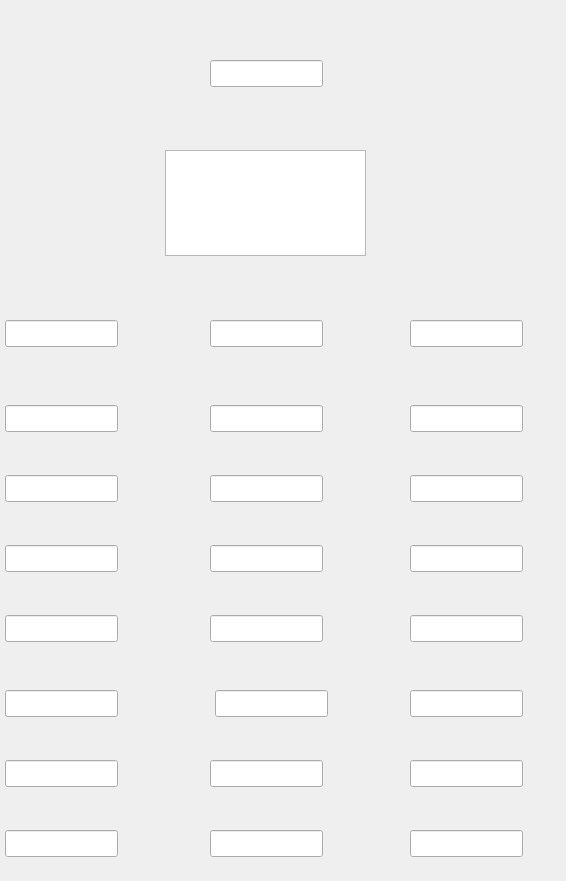
           <widget class="QWidget" name="inceptionPhaseWidget" native="true">
            <property name="geometry">
             <rect>
              <x>2090</x>
              <y>470</y>
              <width>566</width>
              <height>881</height>
             </rect>
            </property>
            <widget class="QWidget" name="inceptionPhase_InputPillarWidget" native="true">
             <property name="geometry">
              <rect>
               <x>0</x>
               <y>275</y>
               <width>150</width>
               <height>600</height>
              </rect>
             </property>
             <property name="sizePolicy">
              <sizepolicy hsizetype="Fixed" vsizetype="Fixed">
               <horstretch>0</horstretch>
               <verstretch>0</verstretch>
              </sizepolicy>
             </property>
             <widget class="QLineEdit" name="inceptionPhase_InputPillarEle_1">
              <property name="geometry">
               <rect>
                <x>5</x>
                <y>130</y>
                <width>113</width>
                <height>27</height>
               </rect>
              </property>
             </widget>
             <widget class="QLineEdit" name="inceptionPhase_InputPillarEle_2">
              <property name="geometry">
               <rect>
                <x>5</x>
                <y>200</y>
                <width>113</width>
                <height>27</height>
               </rect>
              </property>
             </widget>
             <widget class="QLineEdit" name="inceptionPhase_InputPillarEle_3">
              <property name="geometry">
               <rect>
                <x>5</x>
                <y>270</y>
                <width>113</width>
                <height>27</height>
               </rect>
              </property>
             </widget>
             <widget class="QLineEdit" name="inceptionPhase_InputPillarEle_4">
              <property name="geometry">
               <rect>
                <x>5</x>
                <y>340</y>
                <width>113</width>
                <height>27</height>
               </rect>
              </property>
             </widget>
             <widget class="QLineEdit" name="inceptionPhase_InputPillarEle_5">
              <property name="geometry">
               <rect>
                <x>5</x>
                <y>415</y>
                <width>113</width>
                <height>27</height>
               </rect>
              </property>
             </widget>
             <widget class="QLineEdit" name="inceptionPhase_InputPillarEle_6">
              <property name="geometry">
               <rect>
                <x>5</x>
                <y>485</y>
                <width>113</width>
                <height>27</height>
               </rect>
              </property>
             </widget>
             <widget class="QLineEdit" name="inceptionPhase_InputPillarEle_7">
              <property name="geometry">
               <rect>
                <x>5</x>
                <y>555</y>
                <width>113</width>
                <height>27</height>
               </rect>
              </property>
             </widget>
             <widget class="QLineEdit" name="inceptionPhase_InputPillarModLE">
              <property name="geometry">
               <rect>
                <x>5</x>
                <y>45</y>
                <width>113</width>
                <height>27</height>
               </rect>
              </property>
             </widget>
            </widget>
            <widget class="QWidget" name="inceptionPhase_IdentityPillarWidget" native="true">
             <property name="geometry">
              <rect>
               <x>200</x>
               <y>275</y>
               <width>150</width>
               <height>600</height>
              </rect>
             </property>
             <property name="sizePolicy">
              <sizepolicy hsizetype="Fixed" vsizetype="Fixed">
               <horstretch>0</horstretch>
               <verstretch>0</verstretch>
              </sizepolicy>
             </property>
             <widget class="QLineEdit" name="inceptionPhase_IdentityPillarEle_1">
              <property name="geometry">
               <rect>
                <x>10</x>
                <y>130</y>
                <width>113</width>
                <height>27</height>
               </rect>
              </property>
             </widget>
             <widget class="QLineEdit" name="inceptionPhase_IdentityPillarEle_2">
              <property name="geometry">
               <rect>
                <x>10</x>
                <y>200</y>
                <width>113</width>
                <height>27</height>
               </rect>
              </property>
             </widget>
             <widget class="QLineEdit" name="inceptionPhase_IdentityPillarEle_3">
              <property name="geometry">
               <rect>
                <x>10</x>
                <y>270</y>
                <width>113</width>
                <height>27</height>
               </rect>
              </property>
             </widget>
             <widget class="QLineEdit" name="inceptionPhase_IdentityPillarEle_4">
              <property name="geometry">
               <rect>
                <x>10</x>
                <y>340</y>
                <width>113</width>
                <height>27</height>
               </rect>
              </property>
             </widget>
             <widget class="QLineEdit" name="inceptionPhase_IdentityPillarEle_5">
              <property name="geometry">
               <rect>
                <x>15</x>
                <y>415</y>
                <width>113</width>
                <height>27</height>
               </rect>
              </property>
             </widget>
             <widget class="QLineEdit" name="inceptionPhase_IdentityPillarEle_6">
              <property name="geometry">
               <rect>
                <x>10</x>
                <y>485</y>
                <width>113</width>
                <height>27</height>
               </rect>
              </property>
             </widget>
             <widget class="QLineEdit" name="inceptionPhase_IdentityPillarEle_7">
              <property name="geometry">
               <rect>
                <x>10</x>
                <y>555</y>
                <width>113</width>
                <height>27</height>
               </rect>
              </property>
             </widget>
             <widget class="QLineEdit" name="inceptionPhase_IdentityPillarModLE">
              <property name="geometry">
               <rect>
                <x>10</x>
                <y>45</y>
                <width>113</width>
                <height>27</height>
               </rect>
              </property>
             </widget>
            </widget>
            <widget class="QWidget" name="inceptionPhase_InceptionPillarWidget" native="true">
             <property name="geometry">
              <rect>
               <x>400</x>
               <y>275</y>
               <width>150</width>
               <height>600</height>
              </rect>
             </property>
             <property name="sizePolicy">
              <sizepolicy hsizetype="Fixed" vsizetype="Fixed">
               <horstretch>0</horstretch>
               <verstretch>0</verstretch>
              </sizepolicy>
             </property>
             <widget class="QLineEdit" name="inceptionPhase_InceptionPillarEle_1">
              <property name="geometry">
               <rect>
                <x>10</x>
                <y>130</y>
                <width>113</width>
                <height>27</height>
               </rect>
              </property>
             </widget>
             <widget class="QLineEdit" name="inceptionPhase_InceptionPillarEle_2">
              <property name="geometry">
               <rect>
                <x>10</x>
                <y>200</y>
                <width>113</width>
                <height>27</height>
               </rect>
              </property>
             </widget>
             <widget class="QLineEdit" name="inceptionPhase_InceptionPillarEle_3">
              <property name="geometry">
               <rect>
                <x>10</x>
                <y>270</y>
                <width>113</width>
                <height>27</height>
               </rect>
              </property>
             </widget>
             <widget class="QLineEdit" name="inceptionPhase_InceptionPillarEle_4">
              <property name="geometry">
               <rect>
                <x>10</x>
                <y>340</y>
                <width>113</width>
                <height>27</height>
               </rect>
              </property>
             </widget>
             <widget class="QLineEdit" name="inceptionPhase_InceptionPillarEle_5">
              <property name="geometry">
               <rect>
                <x>10</x>
                <y>415</y>
                <width>113</width>
                <height>27</height>
               </rect>
              </property>
             </widget>
             <widget class="QLineEdit" name="inceptionPhase_InceptionPillarEle_6">
              <property name="geometry">
               <rect>
                <x>10</x>
                <y>485</y>
                <width>113</width>
                <height>27</height>
               </rect>
              </property>
             </widget>
             <widget class="QLineEdit" name="inceptionPhase_InceptionPillarEle_7">
              <property name="geometry">
               <rect>
                <x>10</x>
                <y>555</y>
                <width>113</width>
                <height>27</height>
               </rect>
              </property>
             </widget>
             <widget class="QLineEdit" name="inceptionPhase_InceptionPillarModLE">
              <property name="geometry">
               <rect>
                <x>10</x>
                <y>45</y>
                <width>113</width>
                <height>27</height>
               </rect>
              </property>
             </widget>
            </widget>
            <widget class="QLineEdit" name="inceptionPhaseTransformLE">
             <property name="geometry">
              <rect>
               <x>210</x>
               <y>60</y>
               <width>113</width>
               <height>27</height>
              </rect>
             </property>
            </widget>
            <widget class="QTextEdit" name="inceptionPhase_TransformSummaryTE">
             <property name="geometry">
              <rect>
               <x>165</x>
               <y>150</y>
               <width>201</width>
               <height>106</height>
              </rect>
             </property>
            </widget>
            <widget class="QLabel" name="inceptionPhase_UploadImageLabel">
             <property name="geometry">
              <rect>
               <x>5</x>
               <y>15</y>
               <width>150</width>
               <height>100</height>
              </rect>
             </property>
             <property name="text">
              <string/>
             </property>
            </widget>
           </widget>
